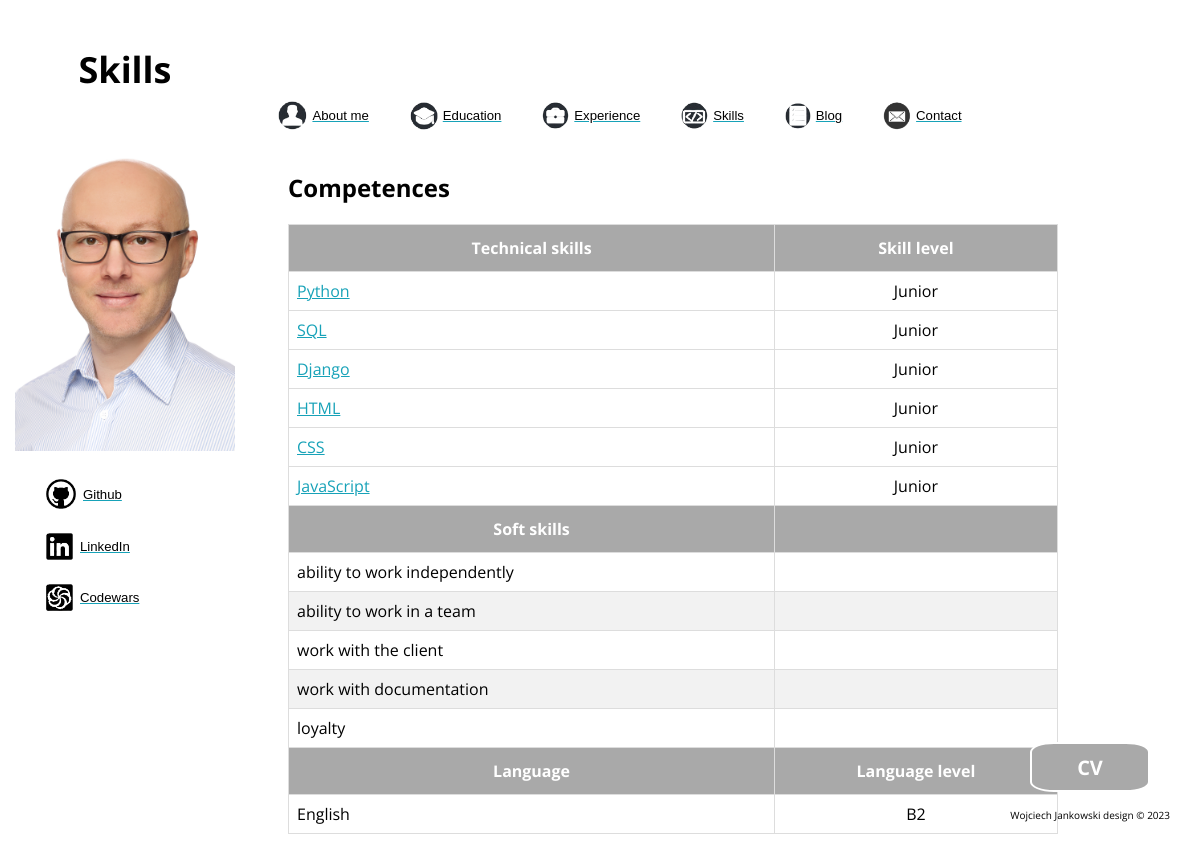
/about/skills/, run on an earlier commit of the app's database.
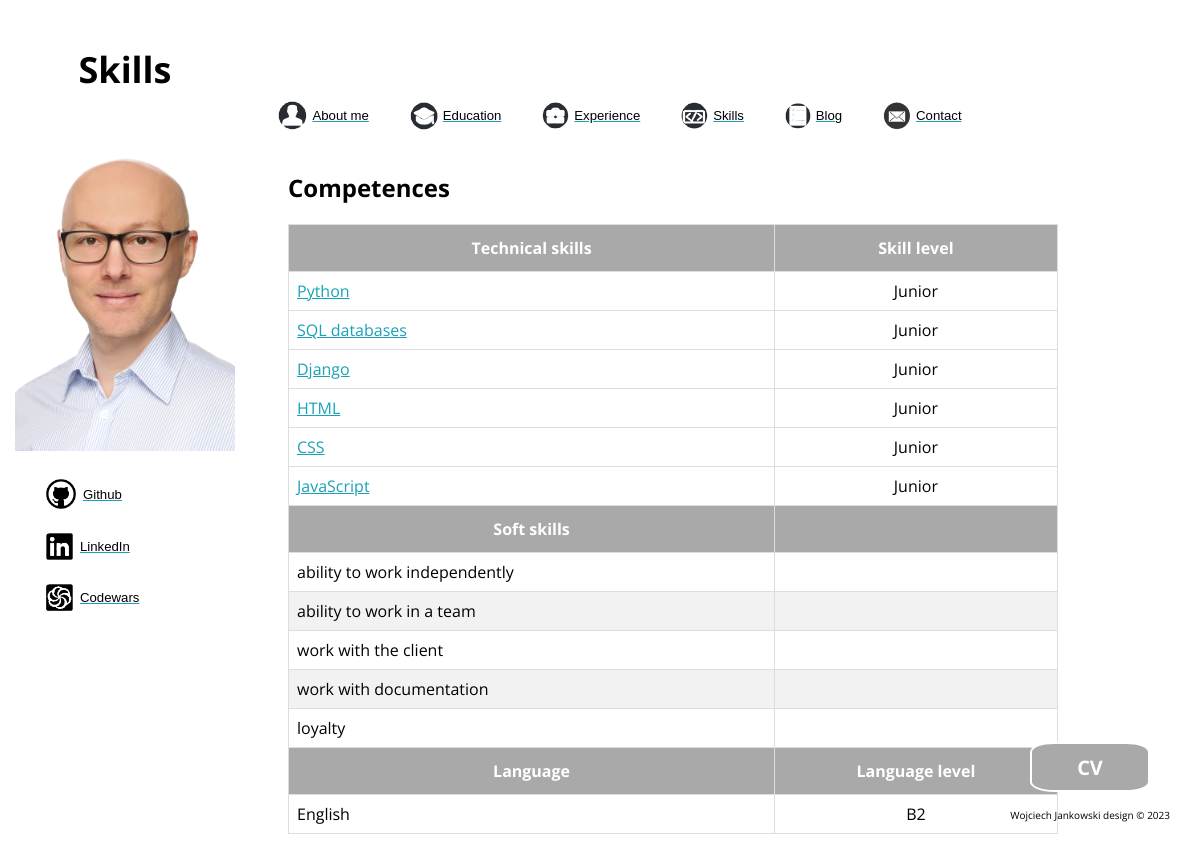
And on a later commit of the database.
### aboutme/models.py (models this page shows)
class Skill(models.Model):
    skill_name = models.CharField(max_length=30)
    skill_type = models.CharField(
        max_length=1, choices=(("t", "Technical"), ("s", "Soft")))
    skill_level = models.CharField(max_length=1, blank=True, choices=(("b", "Basic"), ("a", "Advanced"),
                                                                      ("i", "Intermediate"), ("j", "Junior"), ("m", "Mid"), ("s", "Senior")))
    class Meta:
        verbose_name = "Skill"
        verbose_name_plural = "Skills"

### aboutme/views.py (the view)
# urls.py: path('skills/', views.skills, name="skills"),
def skills(request):
    skills_s = Skill.objects.filter(skill_type="s")
    skills_t = Skill.objects.filter(skill_type="t")
    languages = Language.objects.all()
    ctx = {"skills_s": skills_s,
           "skills_t": skills_t,
           "languages": languages}
    return render(request=request, template_name="aboutme/skills.html", context=ctx)

### aboutme/templates/aboutme/skills.html (shortened to what this page needs)
{% extends "aboutme/base.html" %}
{% load static %}
{% block header %}
<div class="vertical">
    <h1 class="page_name">Skills</h1>
    <img id="face" src="{% static 'aboutme/images/face.png' %}">
    {% include "aboutme/left_menu.html" %}
</div>
<header>
    {% include "aboutme/header_menu.html" %}
</header>
{% endblock %}
{% block main_content %}
<div class="container">
    <h2>Competences</h2>
    <table id="data">
        <thead>
            <tr>
                <th>Technical skills</th>
                <th>Skill level</th>
            </tr>
        </thead>
        <tbody>
            {% for skill in skills_t %}
            <tr>
                <td><a href="{% if skill.skill_name == 'Python' %}
                               {% url 'python' %}
                             {% elif skill.skill_name == 'SQL databases' %}
                               {% url 'sql' %}
                             {% elif skill.skill_name == 'Django' %}
                               {% url 'django' %}
                             {% elif skill.skill_name == 'HTML' %}
                               {% url 'html' %}
                             {% elif skill.skill_name == 'CSS' %}
                               {% url 'css' %}
                             {% elif skill.skill_name == 'JavaScript' %}
                               {% url 'js' %}
                           {% endif %}"> {{ skill.skill_name }} </a></td>
                <td style="text-align: center;">{{ skill.get_skill_level_display }}</td>
            <tr>
                {% endfor %}
                <th>Soft skills</th>
                <th></th>
            </tr>
            {% for skill in skills_s %}
            <tr>
                <td>{{ skill.skill_name }}</td>
                <td></td>
            </tr>
            {% endfor %}
                <th>Language</th>
                <th>Language level</th>
            </tr>
            {% for language in languages %}
            <tr>
                <td>{{ language.language_name }}</td>
                <td style="text-align: center;">{{ language.language_level }}</td>
            </tr>
            {% endfor %}
        </tbody>
    </table>
</div>
<a href="{% static 'aboutme/files/cv.pdf' %}"><button class="button">CV</button></a>
{% endblock %}

What changed in the data, as far as the page shows it:
changed Skill: skill_name "SQL" → "SQL databases"
